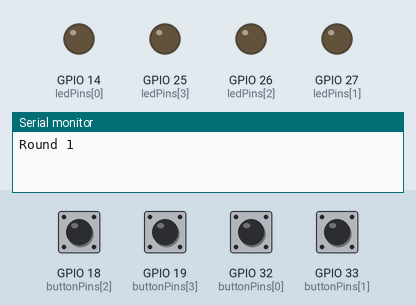
Simulated run of this sketch. Board: ESP32. Parts: output pins drawn as LEDs (lit = HIGH), the last lines printed to the serial monitor. Dashed ring = blinking. Inputs (shaded band) come from the test bench; at power-on: GPIO 18 (buttonPins[2]), GPIO 19 (buttonPins[3]), GPIO 32 (buttonPins[0]), GPIO 33 (buttonPins[1]) HIGH. Random numbers use the default seed unless the sketch sets one.

Above: at 1.5 s.
1.6 s: GPIO 18 (buttonPins[2]) pulled LOW for 0.15 s
At 2.05 s:
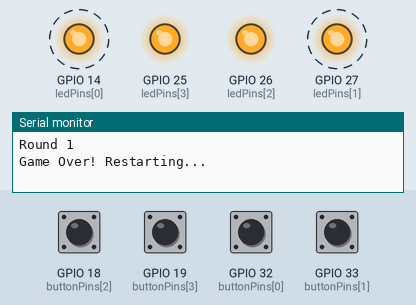
4.6 s: GPIO 32 (buttonPins[0]) pulled LOW for 0.15 s
At 7.1 s:
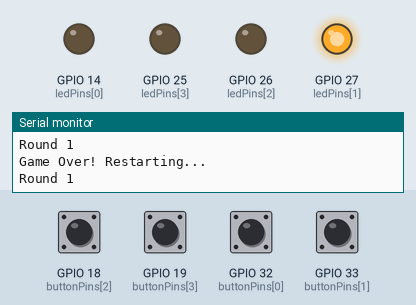
7.7 s: GPIO 33 (buttonPins[1]) pulled LOW for 0.15 s
At 10.3 s:
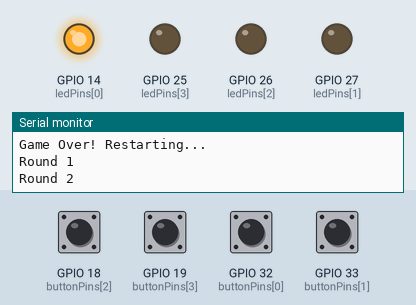
10.8 s: GPIO 33 (buttonPins[1]) pulled LOW for 1 s
At 11.75 s:
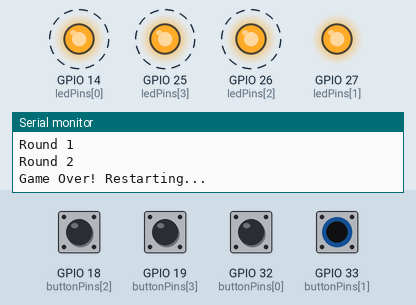
13.8 s: GPIO 18 (buttonPins[2]) pulled LOW for 1 s
At 16.6 s:
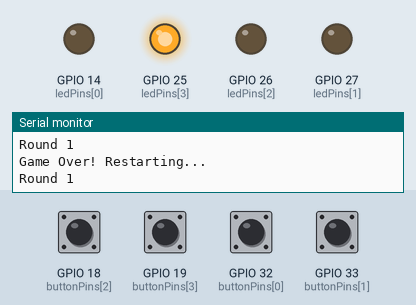
Timing chart, 0 to 17.8 s (numbered marks = the images above; inputs shaded):
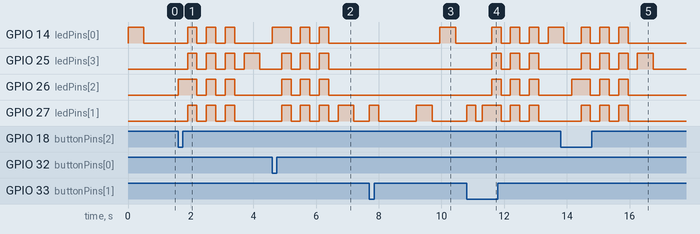

Measured:
- after the input at 1.6 s, GPIO 14 (ledPins[0]): alternates HIGH for 0.30 s and LOW for 0.30 s, 6 changes in all, then stays LOW, starting after 0.30 s; GPIO 25 (ledPins[3]): goes 3 × (HIGH 0.30 s, LOW 0.30 s), HIGH 0.50 s, then LOW, starting after 0.30 s
- after the input at 4.6 s, GPIO 14 (ledPins[0]): LOW → HIGH at once, then repeats every 0.60 s: LOW 0.30 s, HIGH 0.30 s, until it stays LOW from 6.4 s; GPIO 25 (ledPins[3]): alternates HIGH for 0.30 s and LOW for 0.30 s, 6 changes in all, then stays LOW, starting after 0.30 s
- after the input at 7.7 s, GPIO 14 (ledPins[0]): LOW → HIGH after 2.3 s, → LOW 0.50 s later; GPIO 27 (ledPins[1]): LOW → HIGH at once, → LOW 0.30 s later, → HIGH 1.2 s later, → LOW 0.50 s later
- after the input at 10.8 s, GPIO 14 (ledPins[0]): alternates HIGH for 0.30 s and LOW for 0.30 s, starting after 0.80 s; GPIO 25 (ledPins[3]): alternates HIGH for 0.30 s and LOW for 0.30 s, 6 changes in all, then stays LOW, starting after 0.80 s
- after the input at 13.8 s, GPIO 25 (ledPins[3]): goes 3 × (HIGH 0.30 s, LOW 0.30 s), HIGH 0.50 s, then LOW, starting after 0.65 s; GPIO 26 (ledPins[2]): LOW → HIGH after 0.35 s, then repeats every 0.60 s: LOW 0.30 s, HIGH 0.30 s, until it stays LOW from 16.0 s

The sketch:

simon_says_game.ino
```cpp
// Simon Says Game with ESP32 - Internal Pull-Up Version

#define NUM_LEDS 4
#define MAX_ROUNDS 20

int ledPins[NUM_LEDS]    = {14, 27, 26, 25};  // Red, Green, Blue, Yellow LEDs
int buttonPins[NUM_LEDS] = {32, 33, 18, 19};  // Buttons

int sequence[MAX_ROUNDS];   // stores LED sequence
int playerIndex = 0;        // player progress tracker
int roundLevel  = 1;        // start with 1 step
bool gameOver   = false;

void setup() {
  Serial.begin(115200);

  // Setup LEDs
  for (int i = 0; i < NUM_LEDS; i++) {
    pinMode(ledPins[i], OUTPUT);
    digitalWrite(ledPins[i], LOW);
  }

  // Setup Buttons with internal pull-ups
  for (int i = 0; i < NUM_LEDS; i++) {
    pinMode(buttonPins[i], INPUT_PULLUP);
  }

  randomSeed(analogRead(0)); // seed randomness
  generateSequence();
}

void loop() {
  if (gameOver) {
    resetGame();
  }

  // Show sequence for current round
  playSequence();

  // Wait for player input
  playerTurn();

  // Check if player completed sequence
  if (playerIndex == roundLevel) {
    roundLevel++;
    playerIndex = 0;
    delay(1000);
  }

  // Check win condition
  if (roundLevel > MAX_ROUNDS) {
    winGame();
  }
}

void generateSequence() {
  for (int i = 0; i < MAX_ROUNDS; i++) {
    sequence[i] = random(NUM_LEDS);
  }
}

void playSequence() {
  Serial.print("Round ");
  Serial.println(roundLevel);
  for (int i = 0; i < roundLevel; i++) {
    int led = sequence[i];
    digitalWrite(ledPins[led], HIGH);
    delay(500);
    digitalWrite(ledPins[led], LOW);
    delay(250);
  }
}

void playerTurn() {
  playerIndex = 0;
  while (playerIndex < roundLevel) {
    for (int i = 0; i < NUM_LEDS; i++) {
      if (digitalRead(buttonPins[i]) == LOW) { // button pressed (LOW = pressed)
        // Light up LED for feedback
        digitalWrite(ledPins[i], HIGH);
        delay(300);
        digitalWrite(ledPins[i], LOW);

        if (i == sequence[playerIndex]) {
          playerIndex++;
        } else {
          gameOver = true;
          return;
        }
        delay(200); // debounce delay
      }
    }
  }
}

void resetGame() {
  Serial.println("Game Over! Restarting...");
  // Flash all LEDs as indication
  for (int j = 0; j < 3; j++) {
    for (int i = 0; i < NUM_LEDS; i++) {
      digitalWrite(ledPins[i], HIGH);
    }
    delay(300);
    for (int i = 0; i < NUM_LEDS; i++) {
      digitalWrite(ledPins[i], LOW);
    }
    delay(300);
  }
  roundLevel = 1;
  playerIndex = 0;
  gameOver = false;
  generateSequence();
}

void winGame() {
  Serial.println("You Won the Game! 🎉");
  // Fancy LED pattern
  for (int k = 0; k < 10; k++) {
    int randLed = random(NUM_LEDS);
    digitalWrite(ledPins[randLed], HIGH);
    delay(200);
    for (int i = 0; i < NUM_LEDS; i++) {
      digitalWrite(ledPins[i], LOW);
    }
  }
  resetGame();
}
```
